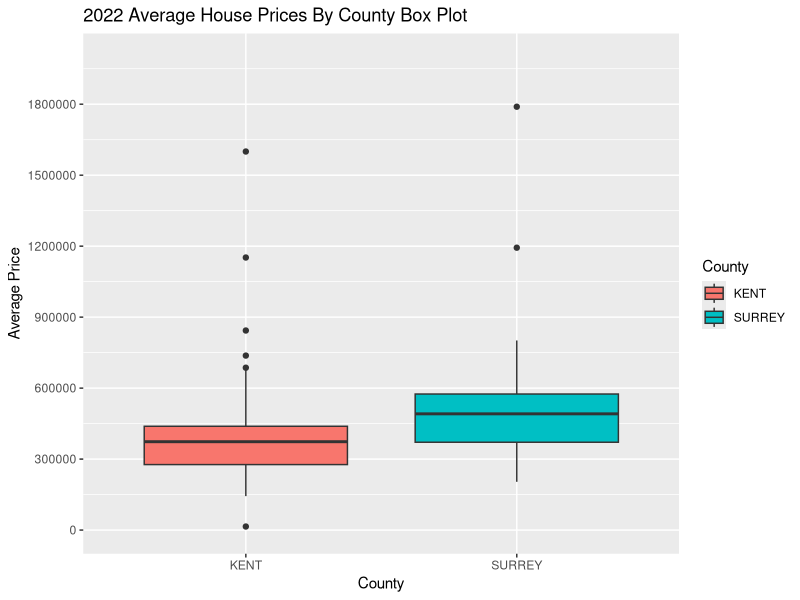
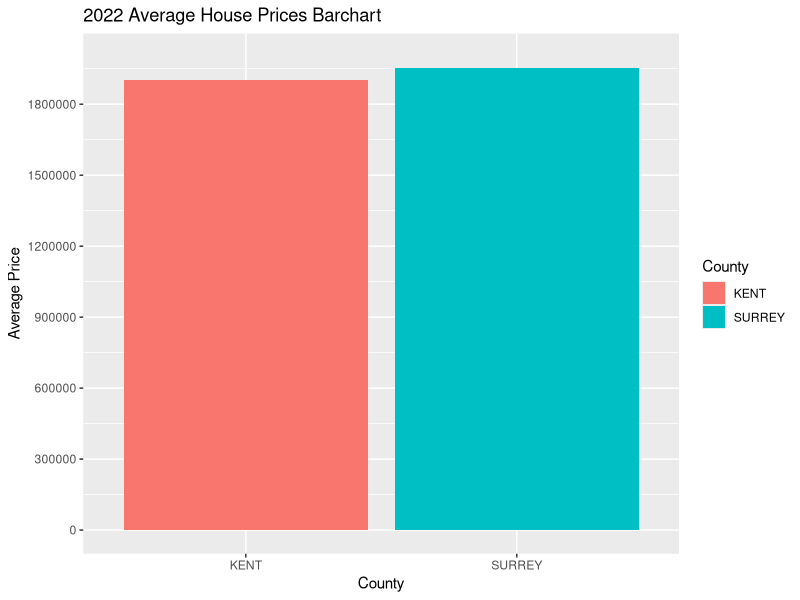
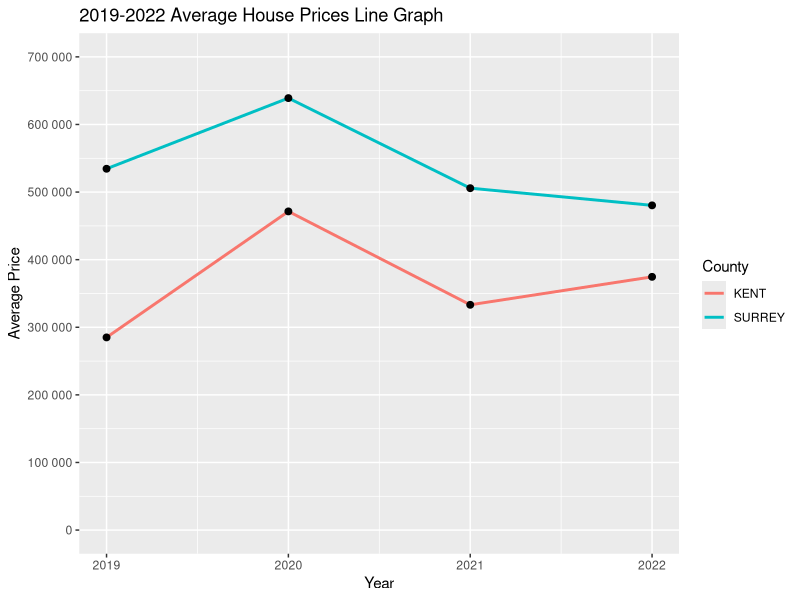

Recreate these plots in R, in order.
#220126_Pujendra

library(tidyverse)
library(dplyr)
library(lubridate)
library(ggplot2)
library("scales")

#importing the cleaned house prices
cleaned_houseprices= read_csv('Cleaned Data/Cleaned House Prices.csv') 

#-----------2022 House Price Box plot-----------#

#grouping the cleaned house prices by county , towns and DOT and showing the average price for each group
Grouped_houseprice = cleaned_houseprices%>% 
  group_by(`Town/City`,District,County,`Date of Transfer`) %>% 
  summarise(`Average Price`= mean(Price)) %>% 
  ungroup(`Town/City`,District,County,`Date of Transfer`) 

#creating box plot to visualize average house prices in kent and surrey in 2022
Grouped_houseprice %>% 
  filter(`Date of Transfer`==2022) %>% #filtering to show only houseprice data of 2022
  group_by(County) %>% #grouping by county since we are comparing counties only
  ggplot(aes(x = County, y = `Average Price`, fill=County)) + #setting x-axis and y-axis values
  scale_y_continuous(limits=c(0,2000000), breaks = seq(0,2000000,300000))+ #setting limits and breaks
  geom_boxplot() + #specifying the type of plot we need
  labs(title="2022 Average House Prices By County Box Plot") #setting label for the chart


#-----------2022 Average House Price Bar Chart-----------#

#creating bar chart to visualize average house prices in kent and surrey
Grouped_houseprice %>% 
  filter(`Date of Transfer`==2022) %>% #filtering to show only houseprice data of 2022
  group_by(County) %>% #grouping by county since we are comparing counties only
  ggplot(aes(x = County, y = `Average Price`, fill= County)) + #defining x-axis and y-axis values
  geom_bar(stat = "identity") + #using average prices as heigh of the bar
  scale_y_continuous(limits=c(0,2000000), breaks = seq(0,2000000,300000))+ #setting limits and breaks
  labs(title = "2022 Average House Prices Barchart") 



#-----------2019-2022 Average House Line Graph-----------#

#grouping the cleaned house prices by county and year and showing the average price for each group
Grouped_houseprice2 = cleaned_houseprices%>% 
  group_by(County,`Date of Transfer`) %>% 
  summarise(`Average Price`= mean(Price)) 

#creating line graph of average house prices from 2021-2022
Grouped_houseprice2 %>%
  filter(`Date of Transfer`==2019 | `Date of Transfer`==2020 | `Date of Transfer`==2021 |`Date of Transfer`==2022) %>% #filtering to show only houseprice data of 2019,2020,2021,2022
  group_by(County, `Date of Transfer`) %>%  #grouping by county and date of transfer since we are comparing prices of counties year after year
  ggplot( aes(x = `Date of Transfer`, y = `Average Price`, group = County, color = County)) + #defining x-axis and y-axis values and colors of line
  geom_line(linewidth = 1) + #defining line width 
  geom_point(size = 2, color = "black") + #defining point size and color
  scale_y_continuous(limits=c(0,700000), breaks = seq(0,700000,100000), labels = label_number()) + #defining limits, breaks and setting label as number instead of sceintifc notation
  labs(title = "2019-2022 Average House Prices Line Graph", #defining labels 
       x = "Year",
       y = "Average Price") 





